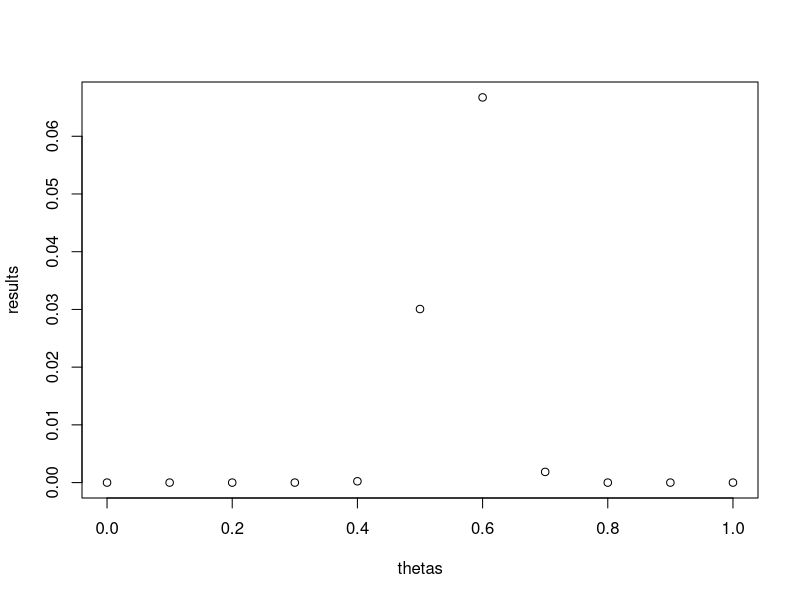
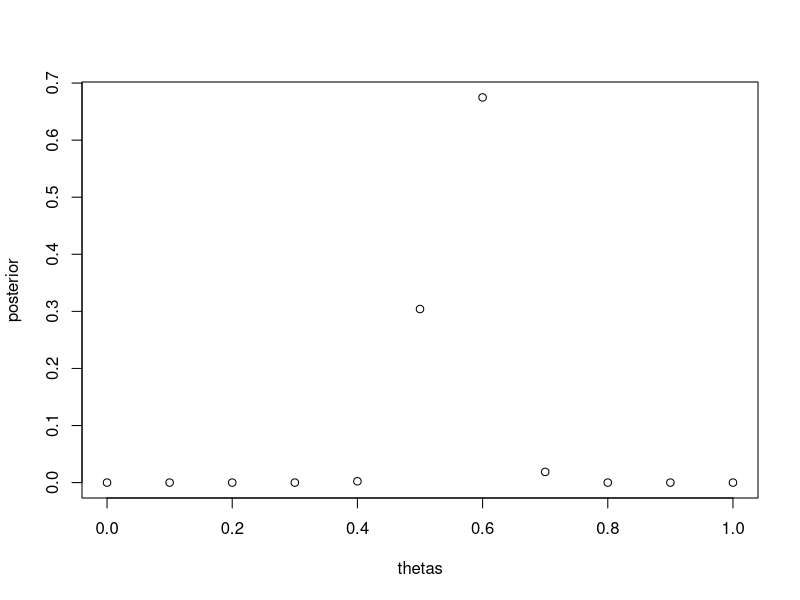
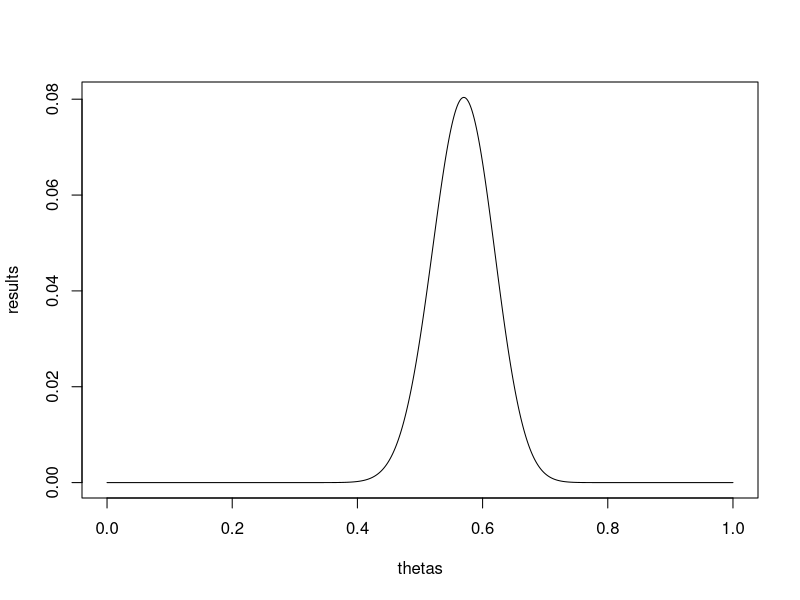
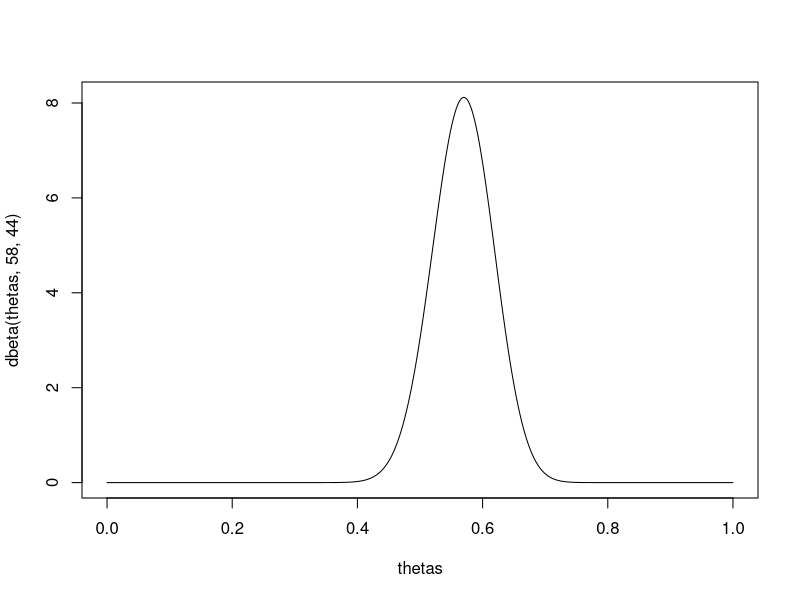
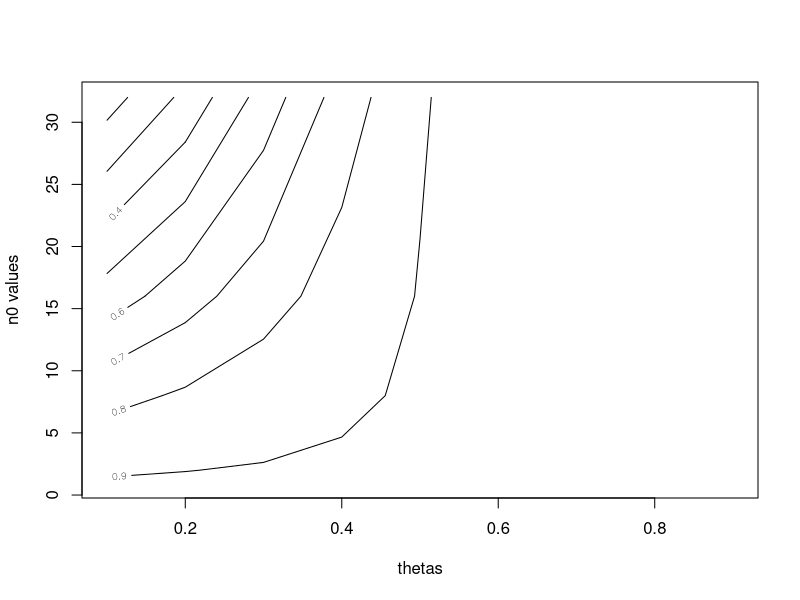
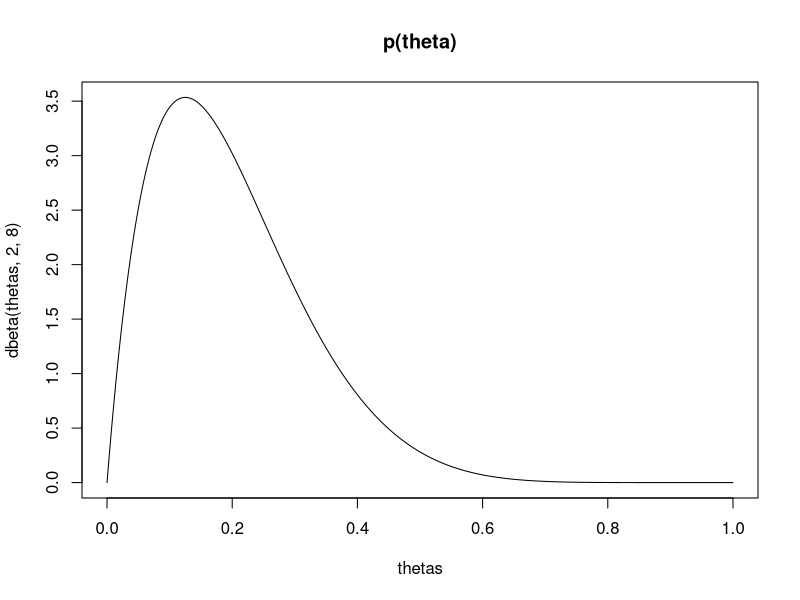
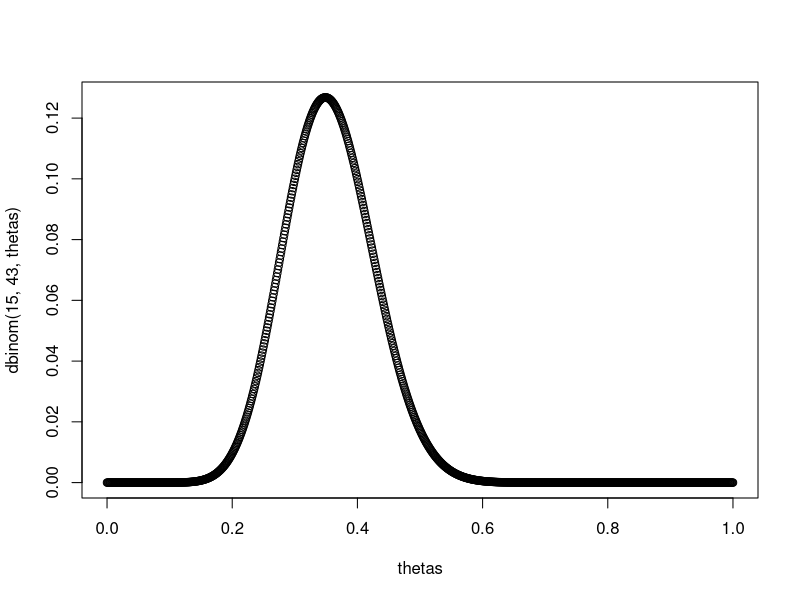
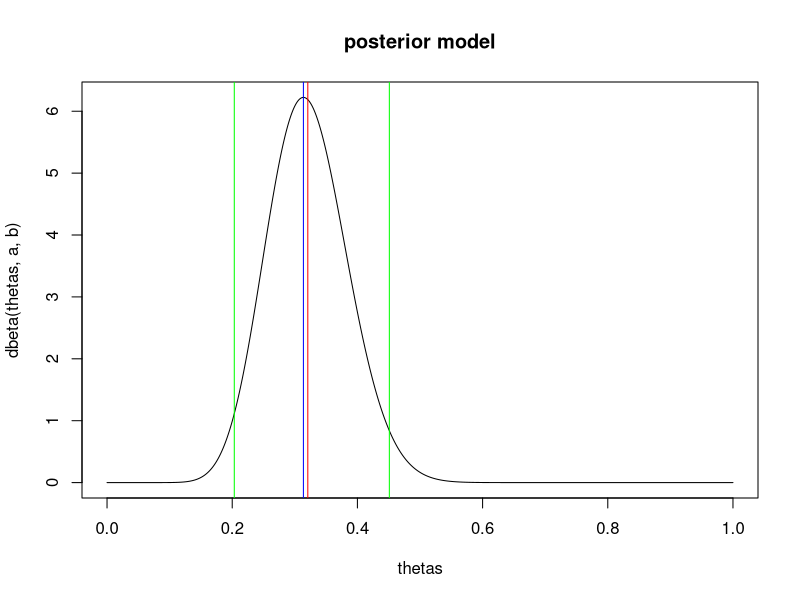

The R source for these figures, in order:
## ---- chunk 1
thetas = seq(0.0,1.0,by=0.1)
results = dbinom(57,100,thetas)

plot(thetas,results)
## ---- chunk 2

marginal_y = sum((1/11) * dbinom(57,100,thetas))
posterior = (results * (1/11))/marginal_y
plot(thetas,posterior)
## ---- chunk 3
thetas = seq(0,1,by=0.001) #U(0,1)
results = dbinom(57,100,thetas)
plot(thetas,results,type="l")
## ---- chunk 4
plot(thetas,dbeta(thetas,58,44),type='l')
## ---- chunk 5

theta0 = seq(0.1,0.9,by=0.1)
n0 = c(1,2,8,16,32)

data=c()

for (i in theta0) {
for (j in n0) {
  
    a = i * j
    b = (1-i)*j

    p = pbeta(.5,a+57,b+43,lower.tail=FALSE) #posterior (theta > .5 | sum = 57)
    data = append(data,p)

}
}

probability_data = matrix(data,nrow=9,ncol=5,byrow=TRUE)
contour(theta0,n0,probability_data, xlab="thetas",ylab='n0 values')
## ---- chunk 6
beta_mean = function(a,b){
  print("mean:")
  a / (a+b)
}

beta_mode = function(a,b){
  print('mode:')
  (a-1) / (a+b-2)
}

beta_sd = function(a,b){
  print('standard deviation:')
  var = (a*b) / ((a+b)^2 * (a+b+1))
  sd = sqrt(var)
  return(sd) 
}

CI_28 = c(qbeta(.025,17,36),qbeta(.975,17,36))
CI_82 = c(qbeta(.025,23,30),qbeta(.975,23,30))

#data for the posterior w/ 2,8 prior and posterior a = 17, posterior b = 36
print("using alpha = 17 and beta = 36 with beta(2,8) prior")
beta_mean(17,36)
beta_mode(17,36)
beta_sd(17,36)
print(c("95% CI",CI_28))

#with 8,2 prior 
print(" ")
print("================================================")
print("using alpha = 23, beta = 30 with beta(8,2) prior")
beta_mean(23,30)
beta_mode(23,30)
beta_sd(23,30)
print(c("95% CI",CI_82))
## ---- chunk 7
#plotting prior p(\theta)
thetas = seq(0,1,by=0.001) #U(0,1)

plot(thetas, dbeta(thetas, 2,8), type='l',main="p(theta)")

#plotting p(y=15|\theta)
#plot a binomial here 
plot(thetas, dbinom(15,43,thetas))

#posterior which is beta(2 + success, 8 + failure) = beta()
a=2+15
b=8+28
plot(thetas, dbeta(thetas,a,b),type='l',main="posterior model")
abline(v=beta_mean(a,b), col='red') #mean
abline(v=beta_mode(a,b), col='blue') #mode

# CI 
abline(v=qbeta(.975,a,b),col='green') #lower bound 
abline(v=qbeta(.025,a,b),col='green') #upper bound 
## ---- chunk 8

#plotting prior p(\theta)
thetas = seq(0,1,by=0.001) #U(0,1)

plot(thetas, dbeta(thetas, 8,2), type='l',main="p(theta)")

#plotting p(y=15|\theta)
#plot a binomial here 
plot(thetas, dbinom(15,43,thetas))

#posterior which is beta(2 + success, 8 + failure) = beta()
a=8+15
b=2+28
plot(thetas, dbeta(thetas,a,b),type='l',main="posterior model")
abline(v=beta_mean(a,b), col='red') #mean
abline(v=beta_mode(a,b), col='blue') #mode

# CI 
abline(v=qbeta(.975,a,b),col='green') #lower bound 
abline(v=qbeta(.025,a,b),col='green') #upper bound 
## ---- chunk 9
prior = 0.75 * dbeta(thetas,2,8) + 0.25 * dbeta(thetas,8,2)
plot(thetas,prior,type="l")
## ---- chunk 10
coefficient = .25 * 18 * choose(43,15)
thetas = seq(0,1,by=0.001)
points = coefficient* (0.75 * dbeta(thetas,17,36) + 0.25 * dbeta(thetas,23,26))
plot(thetas,points,type="l")
axis(1, at = seq(0.0,1,by=0.1))
